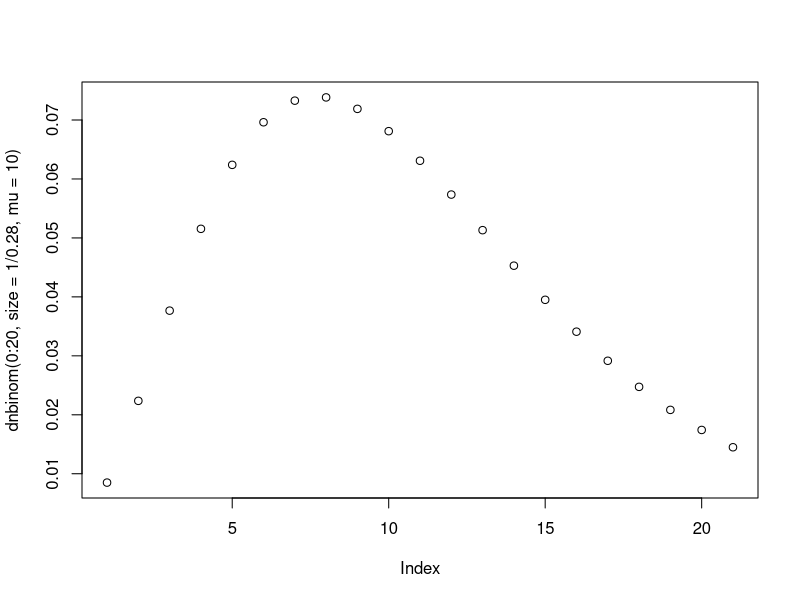
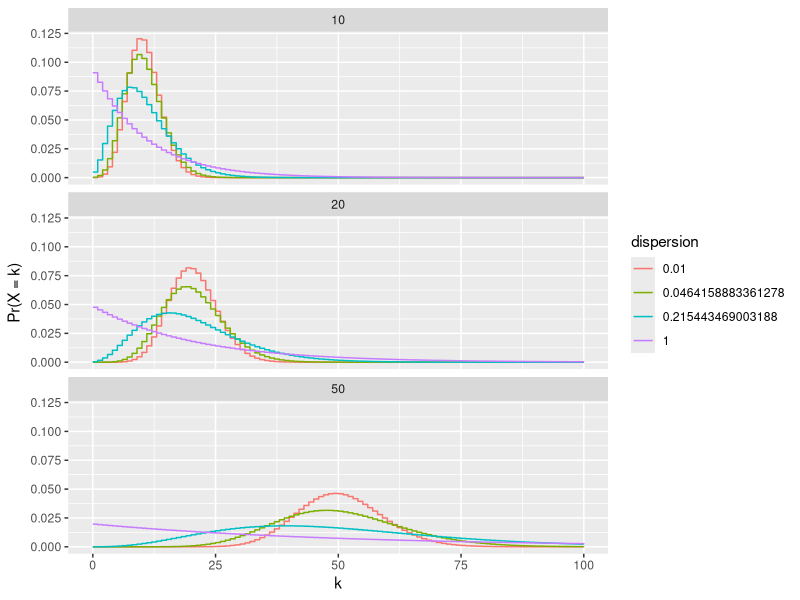

Reproduce these figures in R, in order.
## ---- chunk 1
library(tidyverse)
## ---- chunk 2

plot(dnbinom(0:20, size = 1/.28, mu = 10))

nb_example_data <- expand.grid(
  dispersion = 10**seq(-2, 0, length.out = 4),
  mu = c(10, 20, 50)
) %>%
  dplyr::mutate(
    values = purrr::map2(
      dispersion, mu,
      ~tibble::tibble(
        density = dnbinom(0:100, size = 1/.x, mu = .y),
        value = 0:100
      )
    )
  ) %>%
  tidyr::unnest(values)

nb_example_plot <- nb_example_data %>%
  dplyr::mutate(dispersion = factor(dispersion, levels = sort(unique(dispersion)))) %>%
  ggplot(aes(value, density, color = dispersion, group = dispersion)) +
    geom_step() +
    facet_wrap(~mu, ncol = 1) +
    labs(x = expression("k"), y = expression("Pr(X = k)"))
dir.create("example", showWarnings = FALSE)
ggsave(file.path("example", "binomial_distribution_density.pdf"), nb_example_plot)
